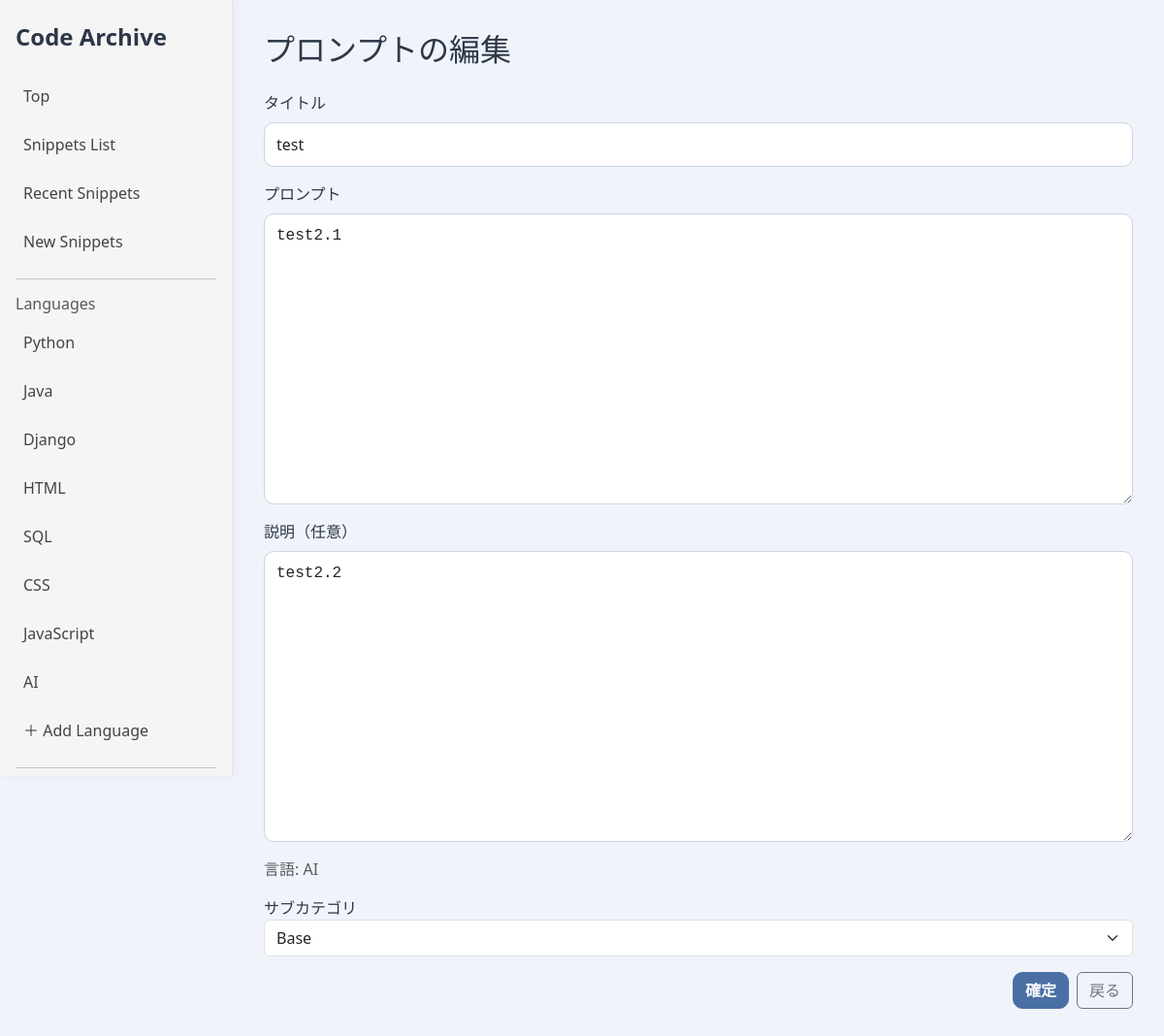
The page /prompt/3/edit (signed in) on the database its author committed.
### snippets/models.py (models this page shows, shortened)
class Language(models.Model):
    name = models.CharField(max_length=50)
    default_subcategory = models.ForeignKey(
        'SubCategory',
        null= True,
        blank= True,
        on_delete= models.SET_NULL,
        related_name= 'default_for_language'
    )

class Prompt(models.Model):
    title = models.CharField(max_length=100)
    prompt = models.TextField()
    description = models.TextField(blank=True)
    language = models.ForeignKey(Language,on_delete=models.CASCADE)
    prompt_category = models.ForeignKey(PromptCategory,on_delete=models.SET_NULL,null=True,blank=True)
    created_at = models.DateTimeField(auto_now_add=True)

class PromptCategory(models.Model):
    name = models.CharField(max_length=128)
    language = models.ForeignKey(Language, on_delete=models.CASCADE)
    is_base = models.BooleanField(default=False)

### snippets/views.py (the view, shortened to what this page needs)
# urls.py: path('prompt/<int:pk>/edit',views.prompt_edit,name='prompt_edit'),
@login_required
def prompt_edit(request,pk):
    prompt = get_object_or_404(Prompt,pk=pk)
    subcategories = PromptCategory.objects.all()
    initial_subcategory_id = (
    str(prompt.prompt_category.pk)
    if prompt.prompt_category else ""
)
    return render(request,"prompt/prompt_form.html",{
        "prompt":prompt,
        "title":"プロンプトの編集",
        "button_label":"確定",
        "subcategories":subcategories,
        "initial_subcategory_id":initial_subcategory_id
    })

### snippets/context_processors.py (called while the page is built)
def categories(request):
    return{
        "categories":Language.objects.all()
    }

### snippets/templates/prompt/prompt_form.html (shortened to what this page needs)
{% extends "snippets/base.html" %}
{% block main %}
<h2 class="mb-4">{{ title }}</h2>
<form method="post">
    <div class="mb-3">
        <label class="form-label">タイトル</label>
        <input type="text" name="title" class="form-control" value={{ prompt.title|default:'' }}>
    </div>
    <div class="mb-3">
        <label class="form-label">プロンプト</label>
        <textarea name="prompt" class="form-control" rows="8">{{prompt.prompt|default:''}}</textarea>
    </div>
    <div class="mb-3">
        <label class="form-label">説明（任意）</label>
        <textarea name="description" class="form-control" rows="4">{{ prompt.description|default:"" }}</textarea>
    </div>
    <p class="text-muted">言語: AI</p>
    <label>サブカテゴリ</label>
<select id="prompt_category" name="prompt_category" class="form-select">
    {% for sc in subcategories %}
    <option value="{{ sc.pk }}"
            {% if initial_subcategory_id == sc.pk|stringformat:"s" %}selected{% endif %}
            {% if sc.pk == prompt.prompt_category.pk %}selected{% endif %}>
        {{ sc.name }}
    </option>
    {% endfor %}
</select>
<div class="d-flex justify-content-end gap-2 mt-3">
    <button class="btn btn-primary">{{ button_label }}</button>
    <a href="javascript:history.back()" class="btn  btn-outline-secondary">
            戻る
        </a>
</div>
</form>
{% endblock %}

### snippets/templates/snippets/base.html (shortened to what this page needs)
{% load static %}
<html>
<head>
  <link href="https://cdn.jsdelivr.net/npm/bootstrap@5.3.2/dist/css/bootstrap.min.css" rel="stylesheet">
  <link rel="stylesheet" href="{% static 'snippets/style.css' %}">
  <link rel="stylesheet" href="//cdnjs.cloudflare.com/ajax/libs/highlight.js/11.7.0/styles/github.min.css">
</head>
<body class="page-transition">
  <aside id="sidebar" class="sidebar" style="position:fixed; left:0; top:0;">
    <h4 class="fw-bold mb-4">Code Archive</h4>
    <a href="{% url 'top' %}" class="nav-item-link">Top</a>
    <a href="{% url 'snippets_list' %}" class="nav-item-link">Snippets List</a>
    <a href="{% url 'recent_snippets' %}" class="nav-item-link">Recent Snippets</a>
    <a href="{% url 'snippet_add' %}" class="nav-item-link">New Snippets</a>
    <hr>
    <h6 class="text-muted">Languages</h6>
    {% for c in categories %}
      <a href="/languages/{{ c.id }}" class="nav-item-link">{{ c.name }}</a>
    {% endfor %}
    <a href="{% url 'languages_add' %}" class="nav-item-link">＋ Add Language</a>
    <hr>
  </aside>
  <main class="content page-transition">
    {% block main %}{% endblock %}
  </main>
</body>
</html>

### snippets/static/snippets/style.css (style rules this page uses)
.sidebar { position: fixed; width: 240px; height: 100vh; background: #f7f7f7; border-right: 1px solid #e5e5e5; padding: 24px 16px; overflow-y: auto; box-shadow: 2px 0 8px rgba(0, 0, 0, 0.05); left: 0; top: 0; }
.content { padding: 32px; overflow-y: auto; }
.nav-item-link { display: block; padding: 10px 8px; border-radius: 8px; text-decoration: none; color: #444; margin-bottom: 6px; }
.page-transition { animation: slideIn 0.5s ease; }
.sidebar { position: fixed; top: 0; left: 0; width: 240px; height: 100vh; background: #f5f5f5; border-right: 1px solid #e5e5e5; padding: 24px 16px; overflow-y: auto; }
.content { margin-left: 240px; padding: 32px; overflow-y: auto; }
textarea.form-control { min-height: 300px; font-family: monospace; white-space: pre; }
:root { --color-primary: #4a6fa5; --color-primary-dark: #3b5c8a; --color-bg-light: #f0f4fa; --color-text-main: #2d3748; }
body { background: var(--color-bg-light); color: var(--color-text-main); font-family: 'Segoe UI', 'Hiragino Sans', sans-serif; }
.form-control { border-radius: 10px; padding: 10px 12px; border: 1px solid #cbd5e1; }
.btn-primary { background: var(--color-primary); border-color: var(--color-primary); border-radius: 10px; padding: 6px 12px; font-weight: 600; }

### rows shown on the page
Language: name "Python"
Language: name "Java"
Language: name "Django"
Language: name "HTML"
Language: name "SQL"
Language: name "CSS"
Language: name "JavaScript"
Language: name "AI"
Prompt: title "test", prompt "test2.1", description "test2.2", prompt_category "Base"

### other values the page prints
{{ title }} "プロンプトの編集"
{{ button_label }} "確定"
